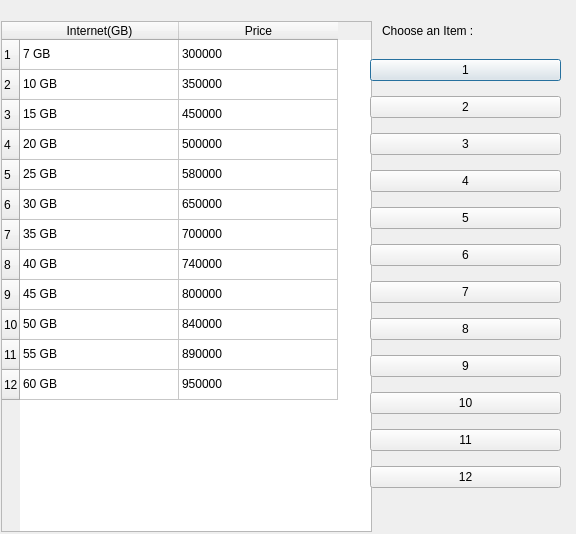
<?xml version="1.0" encoding="UTF-8"?>
<ui version="4.0">
 <class>BuyNet</class>
 <widget class="QDialog" name="BuyNet">
  <property name="geometry">
   <rect>
    <x>0</x>
    <y>0</y>
    <width>576</width>
    <height>534</height>
   </rect>
  </property>
  <property name="windowTitle">
   <string>Buy Net</string>
  </property>
  <widget class="QLabel" name="label">
   <property name="geometry">
    <rect>
     <x>382</x>
     <y>20</y>
     <width>181</width>
     <height>21</height>
    </rect>
   </property>
   <property name="text">
    <string>Choose an Item :</string>
   </property>
  </widget>
  <widget class="QTableWidget" name="tableWidget">
   <property name="geometry">
    <rect>
     <x>1</x>
     <y>21</y>
     <width>371</width>
     <height>511</height>
    </rect>
   </property>
   <property name="autoFillBackground">
    <bool>false</bool>
   </property>
   <property name="editTriggers">
    <set>QAbstractItemView::NoEditTriggers</set>
   </property>
   <attribute name="horizontalHeaderDefaultSectionSize">
    <number>159</number>
   </attribute>
   <row>
    <property name="text">
     <string>1</string>
    </property>
   </row>
   <row>
    <property name="text">
     <string>2</string>
    </property>
   </row>
   <row>
    <property name="text">
     <string>3</string>
    </property>
   </row>
   <row>
    <property name="text">
     <string>4</string>
    </property>
   </row>
   <row>
    <property name="text">
     <string>5</string>
    </property>
   </row>
   <row>
    <property name="text">
     <string>6</string>
    </property>
   </row>
   <row>
    <property name="text">
     <string>7</string>
    </property>
   </row>
   <row>
    <property name="text">
     <string>8</string>
    </property>
   </row>
   <row>
    <property name="text">
     <string>9</string>
    </property>
   </row>
   <row>
    <property name="text">
     <string>10</string>
    </property>
   </row>
   <row>
    <property name="text">
     <string>11</string>
    </property>
   </row>
   <row>
    <property name="text">
     <string>12</string>
    </property>
   </row>
   <column>
    <property name="text">
     <string>Internet(GB)</string>
    </property>
   </column>
   <column>
    <property name="text">
     <string>Price</string>
    </property>
   </column>
   <item row="0" column="0">
    <property name="text">
     <string>7 GB</string>
    </property>
   </item>
   <item row="0" column="1">
    <property name="text">
     <string>300000</string>
    </property>
   </item>
   <item row="1" column="0">
    <property name="text">
     <string>10 GB</string>
    </property>
   </item>
   <item row="1" column="1">
    <property name="text">
     <string>350000</string>
    </property>
   </item>
   <item row="2" column="0">
    <property name="text">
     <string>15 GB</string>
    </property>
   </item>
   <item row="2" column="1">
    <property name="text">
     <string>450000</string>
    </property>
   </item>
   <item row="3" column="0">
    <property name="text">
     <string>20 GB</string>
    </property>
   </item>
   <item row="3" column="1">
    <property name="text">
     <string>500000</string>
    </property>
   </item>
   <item row="4" column="0">
    <property name="text">
     <string>25 GB</string>
    </property>
   </item>
   <item row="4" column="1">
    <property name="text">
     <string>580000</string>
    </property>
   </item>
   <item row="5" column="0">
    <property name="text">
     <string>30 GB</string>
    </property>
   </item>
   <item row="5" column="1">
    <property name="text">
     <string>650000</string>
    </property>
   </item>
   <item row="6" column="0">
    <property name="text">
     <string>35 GB</string>
    </property>
   </item>
   <item row="6" column="1">
    <property name="text">
     <string>700000</string>
    </property>
   </item>
   <item row="7" column="0">
    <property name="text">
     <string>40 GB</string>
    </property>
   </item>
   <item row="7" column="1">
    <property name="text">
     <string>740000</string>
    </property>
   </item>
   <item row="8" column="0">
    <property name="text">
     <string>45 GB</string>
    </property>
   </item>
   <item row="8" column="1">
    <property name="text">
     <string>800000</string>
    </property>
   </item>
   <item row="9" column="0">
    <property name="text">
     <string>50 GB</string>
    </property>
   </item>
   <item row="9" column="1">
    <property name="text">
     <string>840000</string>
    </property>
   </item>
   <item row="10" column="0">
    <property name="text">
     <string>55 GB</string>
    </property>
   </item>
   <item row="10" column="1">
    <property name="text">
     <string>890000</string>
    </property>
   </item>
   <item row="11" column="0">
    <property name="text">
     <string>60 GB</string>
    </property>
   </item>
   <item row="11" column="1">
    <property name="text">
     <string>950000</string>
    </property>
   </item>
  </widget>
  <widget class="QWidget" name="verticalLayoutWidget">
   <property name="geometry">
    <rect>
     <x>370</x>
     <y>50</y>
     <width>191</width>
     <height>451</height>
    </rect>
   </property>
   <layout class="QVBoxLayout" name="verticalLayout">
    <item>
     <widget class="QPushButton" name="p1">
      <property name="text">
       <string>1</string>
      </property>
     </widget>
    </item>
    <item>
     <widget class="QPushButton" name="p2">
      <property name="text">
       <string>2</string>
      </property>
     </widget>
    </item>
    <item>
     <widget class="QPushButton" name="p3">
      <property name="text">
       <string>3</string>
      </property>
     </widget>
    </item>
    <item>
     <widget class="QPushButton" name="p4">
      <property name="text">
       <string>4</string>
      </property>
     </widget>
    </item>
    <item>
     <widget class="QPushButton" name="p5">
      <property name="text">
       <string>5</string>
      </property>
     </widget>
    </item>
    <item>
     <widget class="QPushButton" name="p6">
      <property name="text">
       <string>6</string>
      </property>
     </widget>
    </item>
    <item>
     <widget class="QPushButton" name="p7">
      <property name="text">
       <string>7</string>
      </property>
     </widget>
    </item>
    <item>
     <widget class="QPushButton" name="p8">
      <property name="text">
       <string>8</string>
      </property>
     </widget>
    </item>
    <item>
     <widget class="QPushButton" name="p9">
      <property name="text">
       <string>9</string>
      </property>
     </widget>
    </item>
    <item>
     <widget class="QPushButton" name="p10">
      <property name="text">
       <string>10</string>
      </property>
     </widget>
    </item>
    <item>
     <widget class="QPushButton" name="p11">
      <property name="text">
       <string>11</string>
      </property>
     </widget>
    </item>
    <item>
     <widget class="QPushButton" name="p12">
      <property name="text">
       <string>12</string>
      </property>
     </widget>
    </item>
   </layout>
  </widget>
 </widget>
 <resources/>
 <connections/>
</ui>
